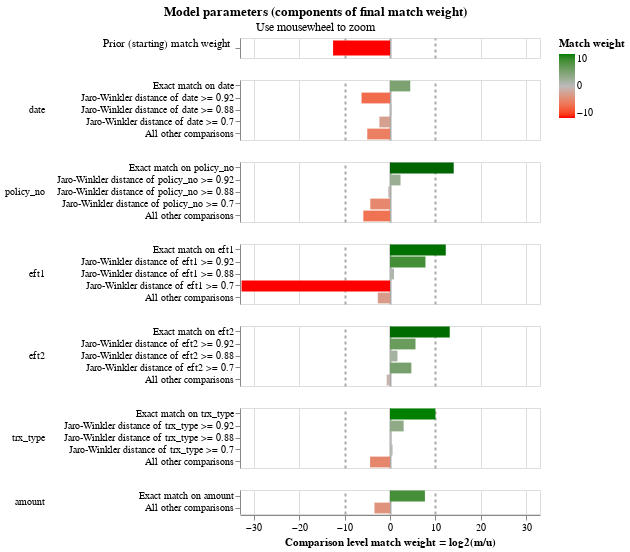

Here is the notebook cell this chart was saved with:
### Markdown cell above
# second pass
training_block_rule = block_on("trx_type","amount")
training_session_fname_sname =(
    linker.training.estimate_parameters_using_expectation_maximisation(training_block_rule)
)

### Code cell
linker.visualisations.match_weights_chart()

### Figure 1 — Vega-Lite specification as saved in the notebook (floating-point values rounded to 4 significant figures)
{"config": {"view": {"continuousWidth": 300, "continuousHeight": 300, "discreteHeight": 60, "discreteWidth": 400}, "header": {"title": null}, "mark": {"tooltip": null}, "title": {"anchor": "middle"}}, "vconcat": [{"mark": {"type": "bar", "clip": true, "height": 15}, "encoding": {"color": {"field": "log2_bayes_factor", "scale": {"domain": [-10, 0, 10], "interpolate": "lab", "range": ["red", "#bbbbbb", "green"]}, "title": "Match weight", "type": "quantitative"}, "tooltip": [{"field": "comparison_name", "title": "Comparison name", "type": "nominal"}, {"field": "probability_two_random_records_match", "format": ".4f", "title": "Probability two random records match", "type": "nominal"}, {"field": "log2_bayes_factor", "format": ",.4f", "title": "Equivalent match weight", "type": "quantitative"}, {"field": "bayes_factor_description", "title": "Match weight description", "type": "nominal"}], "x": {"axis": {"domain": false, "gridColor": {"condition": {"test": "abs(datum.value / 10)  <= 1 & datum.value % 10 === 0", "value": "#aaa"}, "value": "#ddd"}, "gridDash": {"condition": {"test": "abs(datum.value / 10) == 1", "value": [3]}, "value": null}, "gridWidth": {"condition": {"test": "abs(datum.value / 10)  <= 1 & datum.value % 10 === 0", "value": 2}, "value": 1}, "labels": false, "ticks": false, "title": ""}, "field": "log2_bayes_factor", "scale": {"domain": [-33, 33]}, "type": "quantitative"}, "y": {"axis": {"title": "Prior (starting) match weight", "titleAlign": "right", "titleAngle": 0, "titleFontWeight": "normal"}, "field": "label_for_charts", "sort": {"field": "comparison_vector_value", "order": "descending"}, "type": "nominal"}}, "height": 20, "transform": [{"filter": "(datum.comparison_name == 'probability_two_random_records_match')"}]}, {"mark": {"type": "bar", "clip": true}, "encoding": {"color": {"field": "log2_bayes_factor", "scale": {"domain": [-10, 0, 10], "interpolate": "lab", "range": ["red", "#bbbbbb", "green"]}, "title": "Match weight", "type": "quantitative"}, "row": {"field": "comparison_name", "header": {"labelAlign": "left", "labelAnchor": "middle", "labelAngle": 0}, "sort": {"field": "comparison_sort_order"}, "type": "nominal"}, "tooltip": [{"field": "comparison_name", "title": "Comparison name", "type": "nominal"}, {"field": "label_for_charts", "title": "Label", "type": "ordinal"}, {"field": "sql_condition", "title": "SQL condition", "type": "nominal"}, {"field": "m_probability", "format": ".4f", "title": "M probability", "type": "quantitative"}, {"field": "u_probability", "format": ".4f", "title": "U probability", "type": "quantitative"}, {"field": "bayes_factor", "format": ",.4f", "title": "Bayes factor = m/u", "type": "quantitative"}, {"field": "log2_bayes_factor", "format": ",.4f", "title": "Match weight = log2(m/u)", "type": "quantitative"}, {"field": "bayes_factor_description", "title": "Match weight description", "type": "nominal"}], "x": {"axis": {"gridColor": {"condition": {"test": "abs(datum.value / 10)  <= 1 & datum.value % 10 === 0", "value": "#aaa"}, "value": "#ddd"}, "gridDash": {"condition": {"test": "abs(datum.value / 10) == 1", "value": [3]}, "value": null}, "gridWidth": {"condition": {"test": "abs(datum.value / 10)  <= 1 & datum.value % 10 === 0", "value": 2}, "value": 1}, "title": "Comparison level match weight = log2(m/u)"}, "field": "log2_bayes_factor", "scale": {"domain": [-33, 33]}, "type": "quantitative"}, "y": {"axis": {"title": null}, "field": "label_for_charts", "sort": {"field": "comparison_vector_value", "order": "descending"}, "type": "nominal"}}, "height": {"step": 12}, "resolve": {"axis": {"y": "independent"}, "scale": {"y": "independent"}}, "transform": [{"filter": "(datum.comparison_name != 'probability_two_random_records_match')"}]}], "data": {"name": "data-b4ff7c13346f970080467ad65cc560fc"}, "params": [{"name": "mouse_zoom", "select": {"type": "interval", "encodings": ["x"]}, "bind": "scales", "views": []}], "resolve": {"axis": {"y": "independent"}, "scale": {"y": "independent"}}, "title": {"text": "Model parameters (components of final match weight)", "subtitle": "Use mousewheel to zoom"}, "$schema": "https://vega.github.io/schema/vega-lite/v5.9.3.json", "datasets": {"data-b4ff7c13346f970080467ad65cc560fc": [{"comparison_name": "probability_two_random_records_match", "sql_condition": null, "label_for_charts": "", "m_probability": null, "u_probability": null, "m_probability_description": null, "u_probability_description": null, "has_tf_adjustments": false, "tf_adjustment_column": null, "tf_adjustment_weight": null, "is_null_level": false, "bayes_factor": 0.0001699, "log2_bayes_factor": -12.52, "comparison_vector_value": 0, "max_comparison_vector_value": 0, "bayes_factor_description": "The probability that two random records drawn at random match is 0.000 or one in  5,887.8 records.This is equivalent to a starting match weight of -12.523.", "probability_two_random_records_match": 0.0001698, "comparison_sort_order": -1}, {"comparison_name": "date", "sql_condition": "\"date_l\" = \"date_r\"", "label_for_charts": "Exact match on date", "m_probability": 0.95, "u_probability": 0.04322, "m_probability_description": "Amongst matching record comparisons, 95.00% of records are in the exact match on date comparison level", "u_probability_description": "Amongst non-matching record comparisons, 4.32% of records are in the exact match on date comparison level", "has_tf_adjustments": true, "tf_adjustment_column": "date", "tf_adjustment_weight": 1.0, "is_null_level": false, "bayes_factor": 21.98, "log2_bayes_factor": 4.458, "comparison_vector_value": 4, "max_comparison_vector_value": 4, "bayes_factor_description": "If comparison level is `exact match on date` then comparison is 21.98 times more likely to be a match", "probability_two_random_records_match": 0.0001698, "comparison_sort_order": 0}, {"comparison_name": "date", "sql_condition": "jaro_winkler_similarity(\"date_l\", \"date_r\") >= 0.92", "label_for_charts": "Jaro-Winkler distance of date >= 0.92", "m_probability": 0.0125, "u_probability": 0.9568, "m_probability_description": "Amongst matching record comparisons, 1.25% of records are in the jaro-winkler distance of date >= 0.92 comparison level", "u_probability_description": "Amongst non-matching record comparisons, 95.68% of records are in the jaro-winkler distance of date >= 0.92 comparison level", "has_tf_adjustments": false, "tf_adjustment_column": null, "tf_adjustment_weight": 1.0, "is_null_level": false, "bayes_factor": 0.01306, "log2_bayes_factor": -6.258, "comparison_vector_value": 3, "max_comparison_vector_value": 4, "bayes_factor_description": "If comparison level is `jaro-winkler distance of date >= 0.92` then comparison is  76.54 times less likely to be a match", "probability_two_random_records_match": 0.0001698, "comparison_sort_order": 0}, {"comparison_name": "date", "sql_condition": "jaro_winkler_similarity(\"date_l\", \"date_r\") >= 0.88", "label_for_charts": "Jaro-Winkler distance of date >= 0.88", "m_probability": 0.0125, "u_probability": 0.009921, "m_probability_description": "Amongst matching record comparisons, 1.25% of records are in the jaro-winkler distance of date >= 0.88 comparison level", "u_probability_description": "Amongst non-matching record comparisons, 0.99% of records are in the jaro-winkler distance of date >= 0.88 comparison level", "has_tf_adjustments": false, "tf_adjustment_column": null, "tf_adjustment_weight": 1.0, "is_null_level": false, "bayes_factor": 1.26, "log2_bayes_factor": 0.3333, "comparison_vector_value": 2, "max_comparison_vector_value": 4, "bayes_factor_description": "If comparison level is `jaro-winkler distance of date >= 0.88` then comparison is 1.26 times more likely to be a match", "probability_two_random_records_match": 0.0001698, "comparison_sort_order": 0}, {"comparison_name": "date", "sql_condition": "jaro_winkler_similarity(\"date_l\", \"date_r\") >= 0.7", "label_for_charts": "Jaro-Winkler distance of date >= 0.7", "m_probability": 0.0125, "u_probability": 0.063, "m_probability_description": "Amongst matching record comparisons, 1.25% of records are in the jaro-winkler distance of date >= 0.7 comparison level", "u_probability_description": "Amongst non-matching record comparisons, 6.30% of records are in the jaro-winkler distance of date >= 0.7 comparison level", "has_tf_adjustments": false, "tf_adjustment_column": null, "tf_adjustment_weight": 1.0, "is_null_level": false, "bayes_factor": 0.1984, "log2_bayes_factor": -2.333, "comparison_vector_value": 1, "max_comparison_vector_value": 4, "bayes_factor_description": "If comparison level is `jaro-winkler distance of date >= 0.7` then comparison is  5.04 times less likely to be a match", "probability_two_random_records_match": 0.0001698, "comparison_sort_order": 0}, {"comparison_name": "date", "sql_condition": "ELSE", "label_for_charts": "All other comparisons", "m_probability": 0.0125, "u_probability": 0.4, "m_probability_description": "Amongst matching record comparisons, 1.25% of records are in the all other comparisons comparison level", "u_probability_description": "Amongst non-matching record comparisons, 40.00% of records are in the all other comparisons comparison level", "has_tf_adjustments": false, "tf_adjustment_column": null, "tf_adjustment_weight": 1.0, "is_null_level": false, "bayes_factor": 0.03125, "log2_bayes_factor": -5.0, "comparison_vector_value": 0, "max_comparison_vector_value": 4, "bayes_factor_description": "If comparison level is `all other comparisons` then comparison is  32.00 times less likely to be a match", "probability_two_random_records_match": 0.0001698, "comparison_sort_order": 0}, {"comparison_name": "policy_no", "sql_condition": "\"policy_no_l\" = \"policy_no_r\"", "label_for_charts": "Exact match on policy_no", "m_probability": 0.95, "u_probability": 5.726e-05, "m_probability_description": "Amongst matching record comparisons, 95.00% of records are in the exact match on policy_no comparison level", "u_probability_description": "Amongst non-matching record comparisons, 0.01% of records are in the exact match on policy_no comparison level", "has_tf_adjustments": true, "tf_adjustment_column": "policy_no", "tf_adjustment_weight": 1.0, "is_null_level": false, "bayes_factor": 16590.0, "log2_bayes_factor": 14.02, "comparison_vector_value": 4, "max_comparison_vector_value": 4, "bayes_factor_description": "If comparison level is `exact match on policy_no` then comparison is 16,592.01 times more likely to be a match", "probability_two_random_records_match": 0.0001698, "comparison_sort_order": 1}, {"comparison_name": "policy_no", "sql_condition": "jaro_winkler_similarity(\"policy_no_l\", \"policy_no_r\") >= 0.92", "label_for_charts": "Jaro-Winkler distance of policy_no >= 0.92", "m_probability": 0.0125, "u_probability": 0.002509, "m_probability_description": "Amongst matching record comparisons, 1.25% of records are in the jaro-winkler distance of policy_no >= 0.92 comparison level", "u_probability_description": "Amongst non-matching record comparisons, 0.25% of records are in the jaro-winkler distance of policy_no >= 0.92 comparison level", "has_tf_adjustments": false, "tf_adjustment_column": null, "tf_adjustment_weight": 1.0, "is_null_level": false, "bayes_factor": 4.981, "log2_bayes_factor": 2.317, "comparison_vector_value": 3, "max_comparison_vector_value": 4, "bayes_factor_description": "If comparison level is `jaro-winkler distance of policy_no >= 0.92` then comparison is 4.98 times more likely to be a match", "probability_two_random_records_match": 0.0001698, "comparison_sort_order": 1}, {"comparison_name": "policy_no", "sql_condition": "jaro_winkler_similarity(\"policy_no_l\", \"policy_no_r\") >= 0.88", "label_for_charts": "Jaro-Winkler distance of policy_no >= 0.88", "m_probability": 0.0125, "u_probability": 0.01616, "m_probability_description": "Amongst matching record comparisons, 1.25% of records are in the jaro-winkler distance of policy_no >= 0.88 comparison level", "u_probability_description": "Amongst non-matching record comparisons, 1.62% of records are in the jaro-winkler distance of policy_no >= 0.88 comparison level", "has_tf_adjustments": false, "tf_adjustment_column": null, "tf_adjustment_weight": 1.0, "is_null_level": false, "bayes_factor": 0.7735, "log2_bayes_factor": -0.3704, "comparison_vector_value": 2, "max_comparison_vector_value": 4, "bayes_factor_description": "If comparison level is `jaro-winkler distance of policy_no >= 0.88` then comparison is  1.29 times less likely to be a match", "probability_two_random_records_match": 0.0001698, "comparison_sort_order": 1}, {"comparison_name": "policy_no", "sql_condition": "jaro_winkler_similarity(\"policy_no_l\", \"policy_no_r\") >= 0.7", "label_for_charts": "Jaro-Winkler distance of policy_no >= 0.7", "m_probability": 0.0125, "u_probability": 0.2525, "m_probability_description": "Amongst matching record comparisons, 1.25% of records are in the jaro-winkler distance of policy_no >= 0.7 comparison level", "u_probability_description": "Amongst non-matching record comparisons, 25.25% of records are in the jaro-winkler distance of policy_no >= 0.7 comparison level", "has_tf_adjustments": false, "tf_adjustment_column": null, "tf_adjustment_weight": 1.0, "is_null_level": false, "bayes_factor": 0.0495, "log2_bayes_factor": -4.337, "comparison_vector_value": 1, "max_comparison_vector_value": 4, "bayes_factor_description": "If comparison level is `jaro-winkler distance of policy_no >= 0.7` then comparison is  20.20 times less likely to be a match", "probability_two_random_records_match": 0.0001698, "comparison_sort_order": 1}, {"comparison_name": "policy_no", "sql_condition": "ELSE", "label_for_charts": "All other comparisons", "m_probability": 0.0125, "u_probability": 0.7287, "m_probability_description": "Amongst matching record comparisons, 1.25% of records are in the all other comparisons comparison level", "u_probability_description": "Amongst non-matching record comparisons, 72.87% of records are in the all other comparisons comparison level", "has_tf_adjustments": false, "tf_adjustment_column": null, "tf_adjustment_weight": 1.0, "is_null_level": false, "bayes_factor": 0.01715, "log2_bayes_factor": -5.865, "comparison_vector_value": 0, "max_comparison_vector_value": 4, "bayes_factor_description": "If comparison level is `all other comparisons` then comparison is  58.30 times less likely to be a match", "probability_two_random_records_match": 0.0001698, "comparison_sort_order": 1}, {"comparison_name": "eft1", "sql_condition": "\"eft1_l\" = \"eft1_r\"", "label_for_charts": "Exact match on eft1", "m_probability": 0.8445, "u_probability": 0.0001712, "m_probability_description": "Amongst matching record comparisons, 84.45% of records are in the exact match on eft1 comparison level", "u_probability_description": "Amongst non-matching record comparisons, 0.02% of records are in the exact match on eft1 comparison level", "has_tf_adjustments": true, "tf_adjustment_column": "eft1", "tf_adjustment_weight": 1.0, "is_null_level": false, "bayes_factor": 4933.0, "log2_bayes_factor": 12.27, "comparison_vector_value": 4, "max_comparison_vector_value": 4, "bayes_factor_description": "If comparison level is `exact match on eft1` then comparison is 4,933.24 times more likely to be a match", "probability_two_random_records_match": 0.0001698, "comparison_sort_order": 2}, {"comparison_name": "eft1", "sql_condition": "jaro_winkler_similarity(\"eft1_l\", \"eft1_r\") >= 0.92", "label_for_charts": "Jaro-Winkler distance of eft1 >= 0.92", "m_probability": 0.01954, "u_probability": 8.748e-05, "m_probability_description": "Amongst matching record comparisons, 1.95% of records are in the jaro-winkler distance of eft1 >= 0.92 comparison level", "u_probability_description": "Amongst non-matching record comparisons, 0.01% of records are in the jaro-winkler distance of eft1 >= 0.92 comparison level", "has_tf_adjustments": false, "tf_adjustment_column": null, "tf_adjustment_weight": 1.0, "is_null_level": false, "bayes_factor": 223.4, "log2_bayes_factor": 7.803, "comparison_vector_value": 3, "max_comparison_vector_value": 4, "bayes_factor_description": "If comparison level is `jaro-winkler distance of eft1 >= 0.92` then comparison is 223.38 times more likely to be a match", "probability_two_random_records_match": 0.0001698, "comparison_sort_order": 2}, {"comparison_name": "eft1", "sql_condition": "jaro_winkler_similarity(\"eft1_l\", \"eft1_r\") >= 0.88", "label_for_charts": "Jaro-Winkler distance of eft1 >= 0.88", "m_probability": 0.004444, "u_probability": 0.002427, "m_probability_description": "Amongst matching record comparisons, 0.44% of records are in the jaro-winkler distance of eft1 >= 0.88 comparison level", "u_probability_description": "Amongst non-matching record comparisons, 0.24% of records are in the jaro-winkler distance of eft1 >= 0.88 comparison level", "has_tf_adjustments": false, "tf_adjustment_column": null, "tf_adjustment_weight": 1.0, "is_null_level": false, "bayes_factor": 1.831, "log2_bayes_factor": 0.8725, "comparison_vector_value": 2, "max_comparison_vector_value": 4, "bayes_factor_description": "If comparison level is `jaro-winkler distance of eft1 >= 0.88` then comparison is 1.83 times more likely to be a match", "probability_two_random_records_match": 0.0001698, "comparison_sort_order": 2}, {"comparison_name": "eft1", "sql_condition": "jaro_winkler_similarity(\"eft1_l\", \"eft1_r\") >= 0.7", "label_for_charts": "Jaro-Winkler distance of eft1 >= 0.7", "m_probability": 2.225e-11, "u_probability": 0.15, "m_probability_description": "Amongst matching record comparisons, 0.00% of records are in the jaro-winkler distance of eft1 >= 0.7 comparison level", "u_probability_description": "Amongst non-matching record comparisons, 15.00% of records are in the jaro-winkler distance of eft1 >= 0.7 comparison level", "has_tf_adjustments": false, "tf_adjustment_column": null, "tf_adjustment_weight": 1.0, "is_null_level": false, "bayes_factor": 1.484e-10, "log2_bayes_factor": -32.65, "comparison_vector_value": 1, "max_comparison_vector_value": 4, "bayes_factor_description": "If comparison level is `jaro-winkler distance of eft1 >= 0.7` then comparison is  6,739,299,491.71 times less likely to be a match", "probability_two_random_records_match": 0.0001698, "comparison_sort_order": 2}, {"comparison_name": "eft1", "sql_condition": "ELSE", "label_for_charts": "All other comparisons", "m_probability": 0.1316, "u_probability": 0.8473, "m_probability_description": "Amongst matching record comparisons, 13.16% of records are in the all other comparisons comparison level", "u_probability_description": "Amongst non-matching record comparisons, 84.73% of records are in the all other comparisons comparison level", "has_tf_adjustments": false, "tf_adjustment_column": null, "tf_adjustment_weight": 1.0, "is_null_level": false, "bayes_factor": 0.1553, "log2_bayes_factor": -2.687, "comparison_vector_value": 0, "max_comparison_vector_value": 4, "bayes_factor_description": "If comparison level is `all other comparisons` then comparison is  6.44 times less likely to be a match", "probability_two_random_records_match": 0.0001698, "comparison_sort_order": 2}, {"comparison_name": "eft2", "sql_condition": "\"eft2_l\" = \"eft2_r\"", "label_for_charts": "Exact match on eft2", "m_probability": 0.95, "u_probability": 0.0001051, "m_probability_description": "Amongst matching record comparisons, 95.00% of records are in the exact match on eft2 comparison level", "u_probability_description": "Amongst non-matching record comparisons, 0.01% of records are in the exact match on eft2 comparison level", "has_tf_adjustments": true, "tf_adjustment_column": "eft2", "tf_adjustment_weight": 1.0, "is_null_level": false, "bayes_factor": 9038.0, "log2_bayes_factor": 13.14, "comparison_vector_value": 4, "max_comparison_vector_value": 4, "bayes_factor_description": "If comparison level is `exact match on eft2` then comparison is 9,037.51 times more likely to be a match", "probability_two_random_records_match": 0.0001698, "comparison_sort_order": 3}, {"comparison_name": "eft2", "sql_condition": "jaro_winkler_similarity(\"eft2_l\", \"eft2_r\") >= 0.92", "label_for_charts": "Jaro-Winkler distance of eft2 >= 0.92", "m_probability": 0.02404, "u_probability": 0.0004913, "m_probability_description": "Amongst matching record comparisons, 2.40% of records are in the jaro-winkler distance of eft2 >= 0.92 comparison level", "u_probability_description": "Amongst non-matching record comparisons, 0.05% of records are in the jaro-winkler distance of eft2 >= 0.92 comparison level", "has_tf_adjustments": false, "tf_adjustment_column": null, "tf_adjustment_weight": 1.0, "is_null_level": false, "bayes_factor": 48.93, "log2_bayes_factor": 5.613, "comparison_vector_value": 3, "max_comparison_vector_value": 4, "bayes_factor_description": "If comparison level is `jaro-winkler distance of eft2 >= 0.92` then comparison is 48.93 times more likely to be a match", "probability_two_random_records_match": 0.0001698, "comparison_sort_order": 3}, {"comparison_name": "eft2", "sql_condition": "jaro_winkler_similarity(\"eft2_l\", \"eft2_r\") >= 0.88", "label_for_charts": "Jaro-Winkler distance of eft2 >= 0.88", "m_probability": 0.0125, "u_probability": 0.004006, "m_probability_description": "Amongst matching record comparisons, 1.25% of records are in the jaro-winkler distance of eft2 >= 0.88 comparison level", "u_probability_description": "Amongst non-matching record comparisons, 0.40% of records are in the jaro-winkler distance of eft2 >= 0.88 comparison level", "has_tf_adjustments": false, "tf_adjustment_column": null, "tf_adjustment_weight": 1.0, "is_null_level": false, "bayes_factor": 3.12, "log2_bayes_factor": 1.642, "comparison_vector_value": 2, "max_comparison_vector_value": 4, "bayes_factor_description": "If comparison level is `jaro-winkler distance of eft2 >= 0.88` then comparison is 3.12 times more likely to be a match", "probability_two_random_records_match": 0.0001698, "comparison_sort_order": 3}, {"comparison_name": "eft2", "sql_condition": "jaro_winkler_similarity(\"eft2_l\", \"eft2_r\") >= 0.7", "label_for_charts": "Jaro-Winkler distance of eft2 >= 0.7", "m_probability": 0.3865, "u_probability": 0.01484, "m_probability_description": "Amongst matching record comparisons, 38.65% of records are in the jaro-winkler distance of eft2 >= 0.7 comparison level", "u_probability_description": "Amongst non-matching record comparisons, 1.48% of records are in the jaro-winkler distance of eft2 >= 0.7 comparison level", "has_tf_adjustments": false, "tf_adjustment_column": null, "tf_adjustment_weight": 1.0, "is_null_level": false, "bayes_factor": 26.04, "log2_bayes_factor": 4.703, "comparison_vector_value": 1, "max_comparison_vector_value": 4, "bayes_factor_description": "If comparison level is `jaro-winkler distance of eft2 >= 0.7` then comparison is 26.04 times more likely to be a match", "probability_two_random_records_match": 0.0001698, "comparison_sort_order": 3}, {"comparison_name": "eft2", "sql_condition": "ELSE", "label_for_charts": "All other comparisons", "m_probability": 0.5895, "u_probability": 0.9806, "m_probability_description": "Amongst matching record comparisons, 58.95% of records are in the all other comparisons comparison level", "u_probability_description": "Amongst non-matching record comparisons, 98.06% of records are in the all other comparisons comparison level", "has_tf_adjustments": false, "tf_adjustment_column": null, "tf_adjustment_weight": 1.0, "is_null_level": false, "bayes_factor": 0.6012, "log2_bayes_factor": -0.7342, "comparison_vector_value": 0, "max_comparison_vector_value": 4, "bayes_factor_description": "If comparison level is `all other comparisons` then comparison is  1.66 times less likely to be a match", "probability_two_random_records_match": 0.0001698, "comparison_sort_order": 3}, {"comparison_name": "trx_type", "sql_condition": "\"trx_type_l\" = \"trx_type_r\"", "label_for_charts": "Exact match on trx_type", "m_probability": 0.95, "u_probability": 0.0009277, "m_probability_description": "Amongst matching record comparisons, 95.00% of records are in the exact match on trx_type comparison level", "u_probability_description": "Amongst non-matching record comparisons, 0.09% of records are in the exact match on trx_type comparison level", "has_tf_adjustments": true, "tf_adjustment_column": "trx_type", "tf_adjustment_weight": 1.0, "is_null_level": false, "bayes_factor": 1024.0, "log2_bayes_factor": 10.0, "comparison_vector_value": 4, "max_comparison_vector_value": 4, "bayes_factor_description": "If comparison level is `exact match on trx_type` then comparison is 1,024.00 times more likely to be a match", "probability_two_random_records_match": 0.0001698, "comparison_sort_order": 4}, {"comparison_name": "trx_type", "sql_condition": "jaro_winkler_similarity(\"trx_type_l\", \"trx_type_r\") >= 0.92", "label_for_charts": "Jaro-Winkler distance of trx_type >= 0.92", "m_probability": 0.0125, "u_probability": 0.001563, "m_probability_description": "Amongst matching record comparisons, 1.25% of records are in the jaro-winkler distance of trx_type >= 0.92 comparison level", "u_probability_description": "Amongst non-matching record comparisons, 0.16% of records are in the jaro-winkler distance of trx_type >= 0.92 comparison level", "has_tf_adjustments": false, "tf_adjustment_column": null, "tf_adjustment_weight": 1.0, "is_null_level": false, "bayes_factor": 8.0, "log2_bayes_factor": 3.0, "comparison_vector_value": 3, "max_comparison_vector_value": 4, "bayes_factor_description": "If comparison level is `jaro-winkler distance of trx_type >= 0.92` then comparison is 8.00 times more likely to be a match", "probability_two_random_records_match": 0.0001698, "comparison_sort_order": 4}, {"comparison_name": "trx_type", "sql_condition": "jaro_winkler_similarity(\"trx_type_l\", \"trx_type_r\") >= 0.88", "label_for_charts": "Jaro-Winkler distance of trx_type >= 0.88", "m_probability": 0.0125, "u_probability": 0.009921, "m_probability_description": "Amongst matching record comparisons, 1.25% of records are in the jaro-winkler distance of trx_type >= 0.88 comparison level", "u_probability_description": "Amongst non-matching record comparisons, 0.99% of records are in the jaro-winkler distance of trx_type >= 0.88 comparison level", "has_tf_adjustments": false, "tf_adjustment_column": null, "tf_adjustment_weight": 1.0, "is_null_level": false, "bayes_factor": 1.26, "log2_bayes_factor": 0.3333, "comparison_vector_value": 2, "max_comparison_vector_value": 4, "bayes_factor_description": "If comparison level is `jaro-winkler distance of trx_type >= 0.88` then comparison is 1.26 times more likely to be a match", "probability_two_random_records_match": 0.0001698, "comparison_sort_order": 4}, {"comparison_name": "trx_type", "sql_condition": "jaro_winkler_similarity(\"trx_type_l\", \"trx_type_r\") >= 0.7", "label_for_charts": "Jaro-Winkler distance of trx_type >= 0.7", "m_probability": 0.9838, "u_probability": 0.663, "m_probability_description": "Amongst matching record comparisons, 98.38% of records are in the jaro-winkler distance of trx_type >= 0.7 comparison level", "u_probability_description": "Amongst non-matching record comparisons, 66.30% of records are in the jaro-winkler distance of trx_type >= 0.7 comparison level", "has_tf_adjustments": false, "tf_adjustment_column": null, "tf_adjustment_weight": 1.0, "is_null_level": false, "bayes_factor": 1.484, "log2_bayes_factor": 0.5695, "comparison_vector_value": 1, "max_comparison_vector_value": 4, "bayes_factor_description": "If comparison level is `jaro-winkler distance of trx_type >= 0.7` then comparison is 1.48 times more likely to be a match", "probability_two_random_records_match": 0.0001698, "comparison_sort_order": 4}, {"comparison_name": "trx_type", "sql_condition": "ELSE", "label_for_charts": "All other comparisons", "m_probability": 0.01617, "u_probability": 0.337, "m_probability_description": "Amongst matching record comparisons, 1.62% of records are in the all other comparisons comparison level", "u_probability_description": "Amongst non-matching record comparisons, 33.70% of records are in the all other comparisons comparison level", "has_tf_adjustments": false, "tf_adjustment_column": null, "tf_adjustment_weight": 1.0, "is_null_level": false, "bayes_factor": 0.04797, "log2_bayes_factor": -4.382, "comparison_vector_value": 0, "max_comparison_vector_value": 4, "bayes_factor_description": "If comparison level is `all other comparisons` then comparison is  20.85 times less likely to be a match", "probability_two_random_records_match": 0.0001698, "comparison_sort_order": 4}, {"comparison_name": "amount", "sql_condition": "\"amount_l\" = \"amount_r\"", "label_for_charts": "Exact match on amount", "m_probability": 0.9069, "u_probability": 0.004423, "m_probability_description": "Amongst matching record comparisons, 90.69% of records are in the exact match on amount comparison level", "u_probability_description": "Amongst non-matching record comparisons, 0.44% of records are in the exact match on amount comparison level", "has_tf_adjustments": false, "tf_adjustment_column": null, "tf_adjustment_weight": 1.0, "is_null_level": false, "bayes_factor": 205.0, "log2_bayes_factor": 7.68, "comparison_vector_value": 1, "max_comparison_vector_value": 1, "bayes_factor_description": "If comparison level is `exact match on amount` then comparison is 205.04 times more likely to be a match", "probability_two_random_records_match": 0.0001698, "comparison_sort_order": 5}, {"comparison_name": "amount", "sql_condition": "ELSE", "label_for_charts": "All other comparisons", "m_probability": 0.09309, "u_probability": 0.9956, "m_probability_description": "Amongst matching record comparisons, 9.31% of records are in the all other comparisons comparison level", "u_probability_description": "Amongst non-matching record comparisons, 99.56% of records are in the all other comparisons comparison level", "has_tf_adjustments": false, "tf_adjustment_column": null, "tf_adjustment_weight": 1.0, "is_null_level": false, "bayes_factor": 0.0935, "log2_bayes_factor": -3.419, "comparison_vector_value": 0, "max_comparison_vector_value": 1, "bayes_factor_description": "If comparison level is `all other comparisons` then comparison is  10.69 times less likely to be a match", "probability_two_random_records_match": 0.0001698, "comparison_sort_order": 5}]}}
